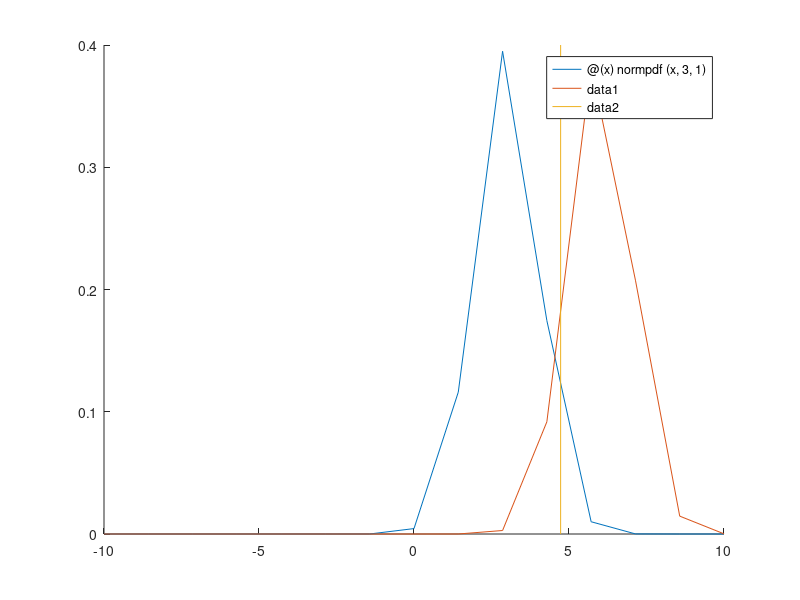

This chart was generated by the following MATLAB code:
clear

norm1 = @(x) normpdf(x, 3, 1);
norm2 = @(x) normpdf(x, 6, 1);

hold on
fplot(norm1, [-10, 10])
fplot(norm2, [-10, 10])
plot([4.73 4.73], get(gca, 'ylim'))
hold off
